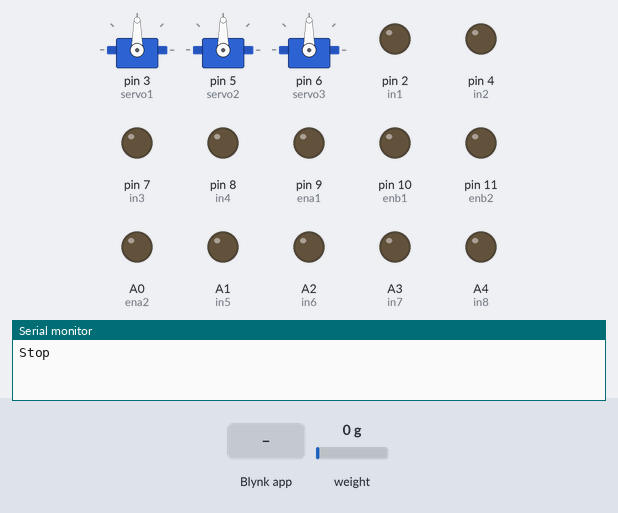
Simulated run of this sketch. Board: Arduino Uno, built with avr-gcc and run on an emulated ATmega328P. Parts: 3 × servo, output pins drawn as LEDs (lit = HIGH), the last lines printed to the serial monitor. Inputs (shaded band) come from the test bench; at power-on: weight on the scale 0 g. WiFi joins after 1.5 s; servers stay silent unless stated.

Above: at 4.0 s.
4.1 s: Blynk app writes 1 to V7
At 7.5 s:
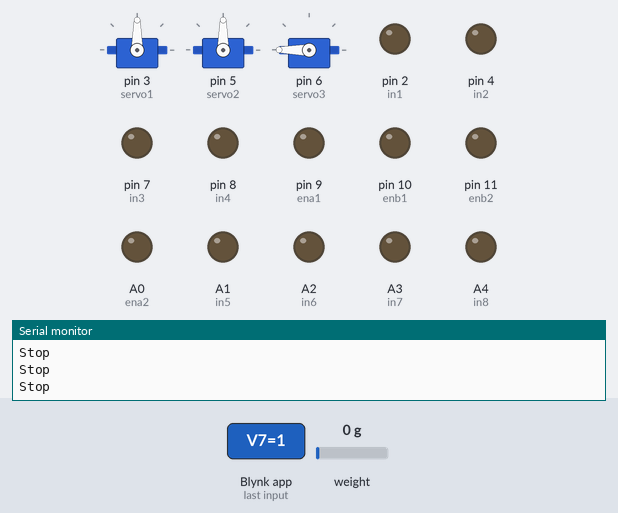
8.1 s: Blynk app writes 1 to V4
At 10.8 s:
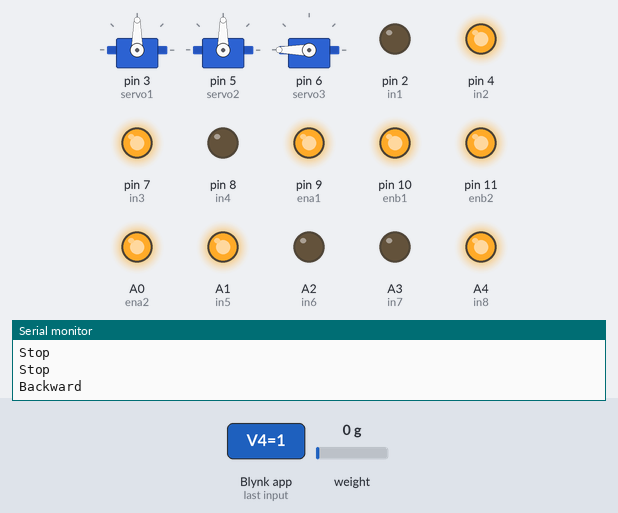
12.1 s: Blynk app writes 1 to V5
At 15.2 s:
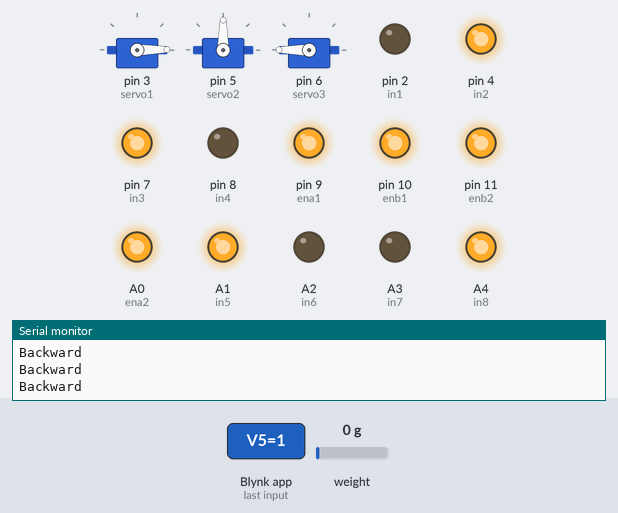
16.1 s: Blynk app writes 200 to V5
At 19.5 s:
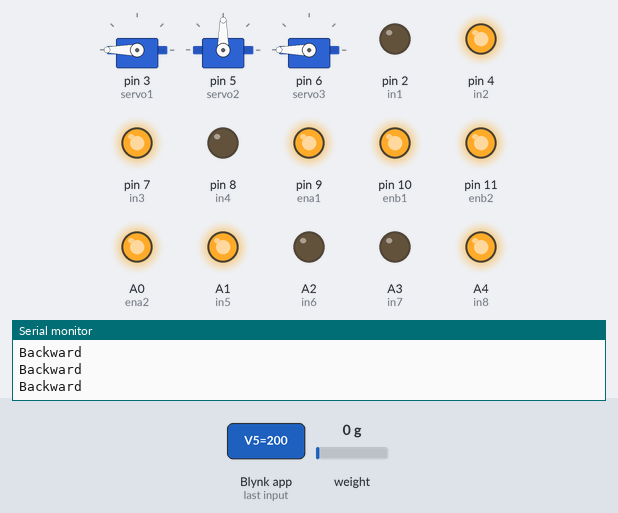
20.1 s: Blynk app writes 1 to V6
At 22.6 s:
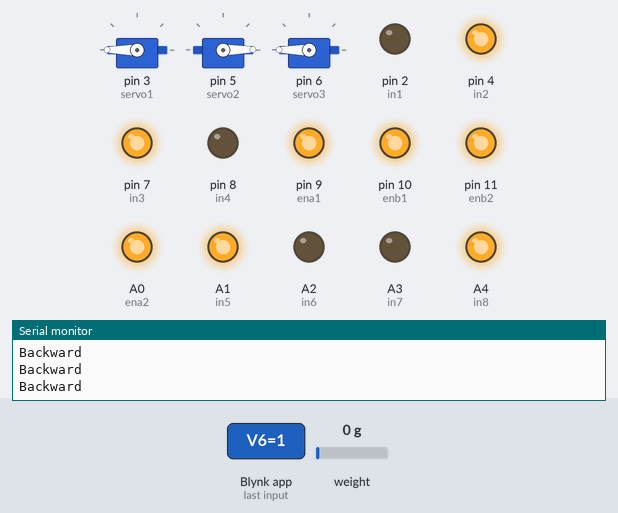
24.1 s: Blynk app writes 0 to V5
At 26.9 s:
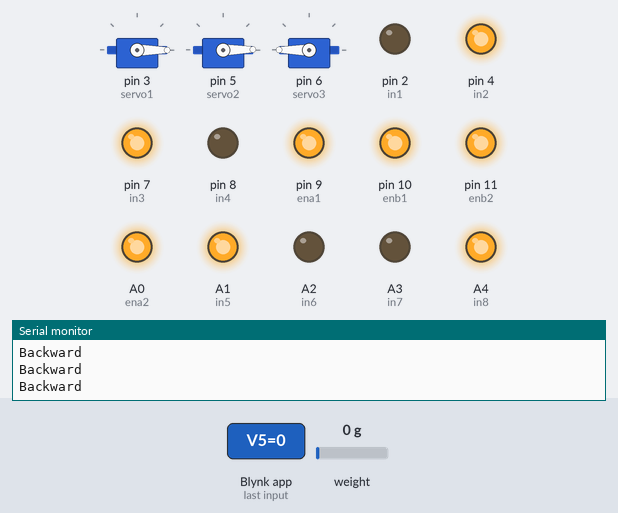
Timing chart, 0 to 29.1 s (numbered marks = the images above; inputs shaded):
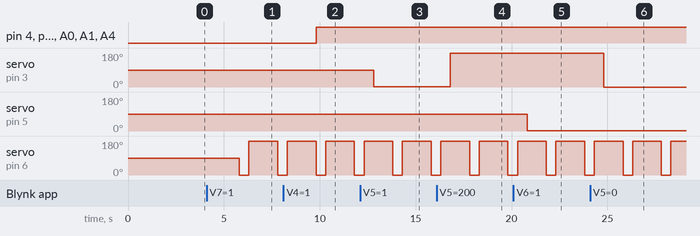

Measured:
- after the input at 4.1 s, servo on pin 6 (servo3): 90° → 0° after 1.7 s, → 180° 0.50 s later, → 0° 1.5 s later
- after the input at 8.1 s, pin 4 (in2), pin 7 (in3), pin 9 (ena1), pin 10 (enb1), pin 11 (enb2), A0 (ena2), A1 (in5), A4 (in8): LOW → HIGH after 1.7 s
- after the input at 12.1 s, servo on pin 3 (servo1): 90° → 1° after 0.71 s
- after the input at 16.1 s, servo on pin 3 (servo1): 1° → 180° after 0.71 s
- after the input at 20.1 s, servo on pin 5 (servo2): 90° → 1° after 0.71 s
- after the input at 24.1 s, servo on pin 3 (servo1): 180° → 0° after 0.72 s

The sketch:

simulasi_pengaduk_2.ino
```cpp
/*************************************************************


  This sketch shows how to read values from Virtual Pins

  App dashboard setup:
    Slider widget (0...100) on Virtual Pin V1
 *************************************************************/

/* Fill-in information from Blynk Device Info here */
#define BLYNK_TEMPLATE_ID "TMPL6ayorbfzK"
#define BLYNK_TEMPLATE_NAME "simulasi pengaduk"
#define BLYNK_AUTH_TOKEN "j0Q2POUvtCqYOXTCgt8vbpt8wopdzhSa"

#include <BlynkSimpleStream.h>
BlynkTimer timer;
#include<Servo.h>
Servo servo1;
Servo servo2;
Servo servo3;
bool servoMoving = false;
#include <Arduino.h>
#include "HX711.h"
const int dout= 12;
const int sck= 13;
HX711 scale;
float timbangan;
int ena1 = 9;
int enb1 = 10;
int in1 = 2;
int in2 = 4;
int in3 = 7;
int in4 = 8;
int enb2 = 11;
int ena2 = A0;
int in5 = A1;
int in6 = A2;
int in7 = A3;
int in8 = A4;
int speed = 255;
bool maju = 0;
bool mundur = 0;
bool kiri = 0;
bool kanan = 0;
// This function will be called every time Slider Widget
// in Blynk app writes values to the Virtual Pin V1
void sensor()
{
  // You can send any value at any time.
  // Please don't send more that 10 values per second.
  timbangan = scale.get_units(10);
  Blynk.virtualWrite(V1, timbangan);
}

BLYNK_WRITE(V5)
{
  int ser1 = param.asInt(); // assigning incoming value from pin V1 to a variable
  servo1.write(ser1);
}
BLYNK_WRITE(V6)
{
  int ser2 = param.asInt(); // assigning incoming value from pin V1 to a variable
  servo2.write(ser2);
}
BLYNK_WRITE(V7)
{
 int ser3 = param.asInt();  // Membaca karakter dari Blynk
  if (ser3 == 1) {
    servoMoving = true;
  } else {
    servoMoving = false;
  }
}

void setup()
{
  Serial.begin(9600);
  Blynk.begin(Serial, BLYNK_AUTH_TOKEN);
  scale.begin(dout, sck);
  servo1.attach(3);
  servo2.attach(5);
  servo3.attach(6);
  scale.tare();
  timer.setInterval(1000L, sensor);
  pinMode(ena1, OUTPUT);
  pinMode(enb1, OUTPUT);
  pinMode(enb2, OUTPUT);
  pinMode(ena2, OUTPUT);
  pinMode(in1 , OUTPUT);
  pinMode(in2 , OUTPUT);
  pinMode(in3 , OUTPUT);
  pinMode(in4 , OUTPUT);
  pinMode(in5 , OUTPUT);
  pinMode(in6 , OUTPUT);
  pinMode(in7 , OUTPUT);
  pinMode(in8 , OUTPUT);
}

void loop()
{
  Blynk.run();
  timer.run();
  gerak();
  if (servoMoving) {
    servo3.write(0);
    delay(500);
    servo3.write(180);
    delay(500);
  }
}
BLYNK_WRITE(V0) {
  maju= param.asInt();  // Membaca karakter dari Blynk
}
BLYNK_WRITE(V4) {
  mundur= param.asInt();  // Membaca karakter dari Blynk
}
BLYNK_WRITE(V3) {
  kanan= param.asInt();  // Membaca karakter dari Blynk
}
BLYNK_WRITE(V2) {
  kiri= param.asInt();  // Membaca karakter dari Blynk
}
void gerak() {
  if (maju == 1) {
    forward();
  } else if (mundur == 1) {
    backward();
    Serial.println("Backward");
  } else if (kiri == 1) {
    left();
    Serial.println("Left");
  } else if (kanan == 1) {
    right();
    Serial.println("Right");
  } else if (maju == 0 && mundur == 0 && kiri == 0 && kanan == 0) {
    stop();
    Serial.println("Stop");
  }
}
void forward() {
  digitalWrite(in1, HIGH);
  digitalWrite(in2, LOW);
  digitalWrite(in3, LOW);
  digitalWrite(in4, HIGH);
  digitalWrite(in5, HIGH);
  digitalWrite(in6, LOW);
  digitalWrite(in7, HIGH);
  digitalWrite(in8, LOW);
  analogWrite(ena1, speed);
  analogWrite(enb1, speed);
  analogWrite(enb2, speed);
  analogWrite(ena2, speed);
}
void backward() {
  digitalWrite(in1, LOW);
  digitalWrite(in2, HIGH);
  digitalWrite(in3, HIGH);
  digitalWrite(in4, LOW);
  digitalWrite(in5, HIGH);
  digitalWrite(in6, LOW);
  digitalWrite(in7, LOW);
  digitalWrite(in8, HIGH);
  analogWrite(ena1, speed);
  analogWrite(enb1, speed);
  analogWrite(enb2, speed);
  analogWrite(ena2, speed);
}
void left() {
  digitalWrite(in1, LOW);
  digitalWrite(in2, LOW);
  digitalWrite(in3, LOW);
  digitalWrite(in4, LOW);
  digitalWrite(in5, HIGH);
  digitalWrite(in6, LOW);
  digitalWrite(in7, HIGH);
  digitalWrite(in8, LOW);
  analogWrite(ena1, speed);
  analogWrite(enb1, speed);
  analogWrite(enb2, speed);
  analogWrite(ena2, speed);
}
void right() {
  digitalWrite(in1, HIGH);
  digitalWrite(in2, LOW);
  digitalWrite(in3, LOW);
  digitalWrite(in4, HIGH);
  digitalWrite(in5, HIGH);
  digitalWrite(in6, LOW);
  digitalWrite(in7, LOW);
  digitalWrite(in8, LOW);
  analogWrite(ena1, speed);
  analogWrite(enb1, speed);
  analogWrite(enb2, speed);
  analogWrite(ena2, speed);

}
void stop() {
  digitalWrite(in1, LOW);
  digitalWrite(in2, LOW);
  digitalWrite(in3, LOW);
  digitalWrite(in4, LOW);
  digitalWrite(in7, LOW);
  digitalWrite(in8, LOW);
}
```
